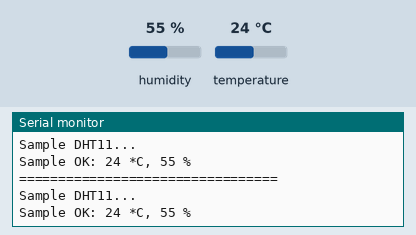
Recording of a sketch running on a simulated Arduino Uno, built with avr-gcc and run on an emulated ATmega328P. Shown: the last lines printed to the serial monitor. Wiring (inferred from the names in the program): DHT11 sensor: data pin 2. The test bench sets the inputs (shaded band); at power-on: humidity 55 %, temperature 24 °C.

Above: at 1.8 s.
1.9 s: humidity set to 22 %
At 2.9 s:
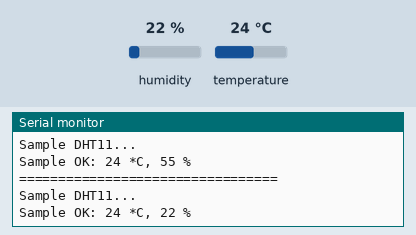
3.4 s: temperature set to 12 °C
At 4.7 s:
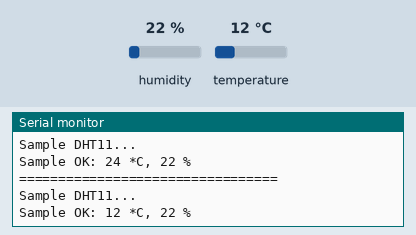
4.9 s: humidity set to 40 %
At 5.9 s:
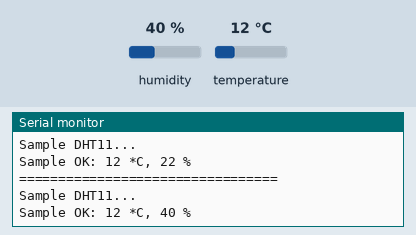
Timing chart, 0 to 7.9 s (numbered marks = the images above; inputs shaded):
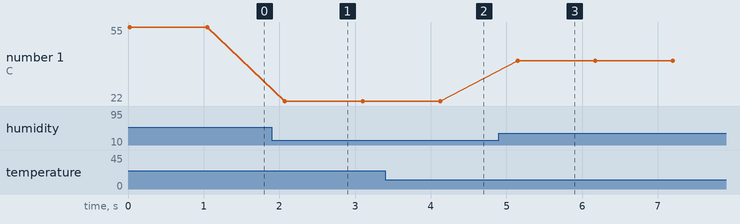

Measured:
- after the input at 1.9 s, the serial monitor: prints a new line after 0.17 s (image 1)
- after the input at 3.4 s, the serial monitor: prints a new line after 0.72 s (image 2)
- after the input at 4.9 s, the serial monitor: prints a new line after 0.25 s (image 3)
- plotted number 1: 55 → 22 after the input at 1.9 s, 22 → 40 after the input at 4.9 s

The sketch:

MyDHT11_Modified.ino
```cpp
int read(int pin, byte* ptemperature, byte* phumidity, byte pdata[40]);
int confirm(int pin, int us, byte level);
byte bits2byte(byte data[8]);
int sample(int pin, byte data[40]);
int parse(byte data[40], byte* ptemperature, byte* phumidity);
int pinDHT11 = 2;

void setup(){
  Serial.begin(115200);
}

int confirm(int pin, int us, byte level) {
    // wait one more count to ensure.
    int cnt = us / 10 + 1;
    bool ok = false;
    for (int i = 0; i < cnt; i++) {
        if (digitalRead(pin) != level) {
            ok = true;
            break;
        }
        delayMicroseconds(10);
    }
    if (!ok) {
        return -1;
    }
    return 0;
}

byte bits2byte(byte data[8]) {
    byte v = 0;
    for (int i = 0; i < 8; i++) {
        v += data[i] << (7 - i);
    }
    return v;
}

int read(int pin, byte* ptemperature, byte* phumidity, byte pdata[40]) {
    int ret = 0;

    byte data[40] = {0};

   //collecting 40 bits of data from DHT11

      // empty output data.
    memset(data, 0, 40);

    // notify DHT11 to start:
    //    1. PULL LOW 20ms.
    //    2. PULL HIGH 20-40us.
    //    3. SET TO INPUT.
    pinMode(pin, OUTPUT);
    digitalWrite(pin, LOW);
    delay(20);
    digitalWrite(pin, HIGH);
    delayMicroseconds(30);
    pinMode(pin, INPUT);

    // DHT11 starting:
    //    1. PULL LOW 80us
    //    2. PULL HIGH 80us
    if (confirm(pin, 80, LOW)) {
        return 100;
    }
    if (confirm(pin, 80, HIGH)) {
        return 101;
    }

    // DHT11 data transmite:
    //    1. 1bit start, PULL LOW 50us
    //    2. PULL HIGH 26-28us, bit(0)
    //    3. PULL HIGH 70us, bit(1)
    for (int j = 0; j < 40; j++) {
        if (confirm(pin, 50, LOW)) {
            return 102;
        }

        // read a bit, should never call method,
        // for the method call use more than 20us,
        // so it maybe failed to detect the bit0.
        bool ok = false;
        int tick = 0;
        for (int i = 0; i < 8; i++, tick++) {
            if (digitalRead(pin) != HIGH) {
                ok = true;
                break;
            }
            delayMicroseconds(10);
        }
        if (!ok) {
            return 103;
        }
        data[j] = (tick > 3? 1:0);
    }

    // DHT11 EOF:
    //    1. PULL LOW 50us.
    if (confirm(pin, 50, LOW)) {
        return 104;
    }
   //end of sample collection

   //collection of temperature and humidity from 40 bit data array and checksum calculation

    byte humidity = bits2byte(data);
    byte humidity2 = bits2byte(data + 8);
    byte temperature = bits2byte(data + 16);
    byte temperature2 = bits2byte(data + 24);
    byte check = bits2byte(data + 32);
    byte expect = humidity + humidity2 + temperature + temperature2;
    if (check != expect) {
        return 105;
    }
    *ptemperature = temperature;
    *phumidity = humidity;

   //end of parse

    if (pdata) {
        memcpy(pdata, data, 40);
    }
    if (ptemperature) {
        *ptemperature = temperature;
    }
    if (phumidity) {
        *phumidity = humidity;
    }

    return ret;
}

void loop(){
   Serial.println("=================================");
  Serial.println("Sample DHT11...");

  // read without samples.
  byte temperature = 0;
  byte humidity = 0;
  if (read(pinDHT11, &temperature, &humidity, NULL)) {
    Serial.print("Read DHT11 failed.");
    return;
  }

  Serial.print("Sample OK: ");
  Serial.print((int)temperature); Serial.print(" *C, ");
  Serial.print((int)humidity); Serial.println(" %");

  // DHT11 sampling rate is 1HZ.
  delay(1000);
}
```
